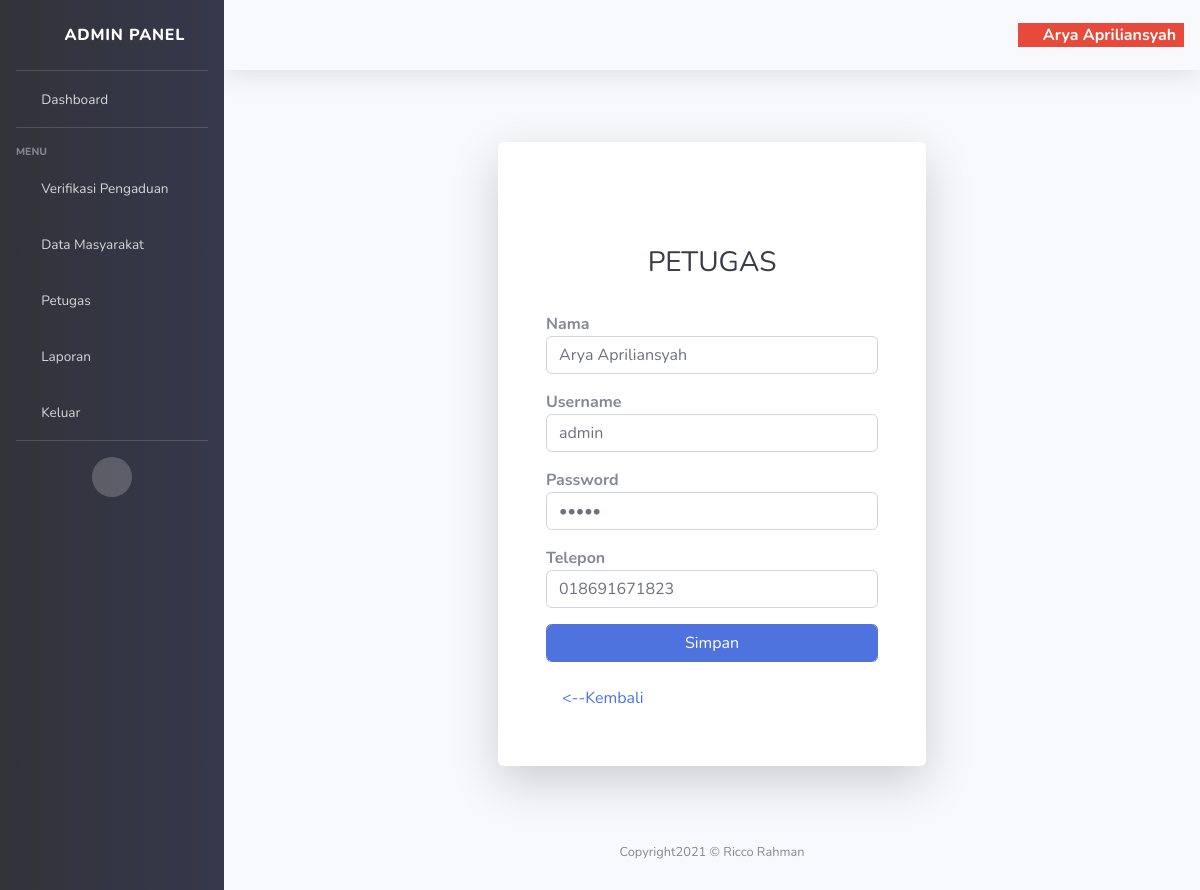
The page /admin/dashboard/?p=edit&id=1 (signed in) on the database as committed earlier.
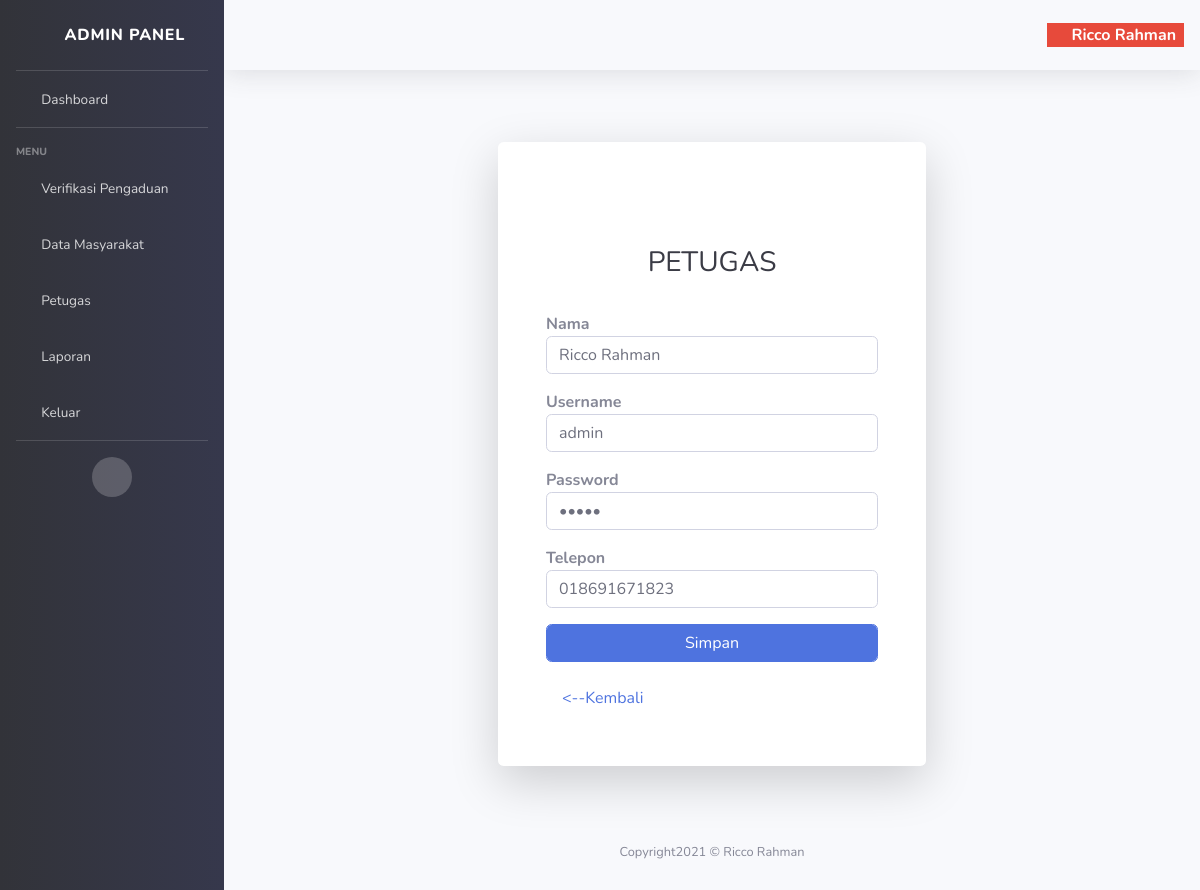
The same page on the database as committed later.
### tables this page shows
CREATE TABLE IF NOT EXISTS `petugas` (
  `id_petugas` int(11) NOT NULL AUTO_INCREMENT,
  `nama_petugas` varchar(35) NOT NULL,
  `username` varchar(25) NOT NULL,
  `password` varchar(32) NOT NULL,
  `telp_petugas` varchar(13) NOT NULL,
  `level` enum('admin','petugas') NOT NULL,
  PRIMARY KEY (`id_petugas`)
);

### admin/dashboard/edit_p.php (the view, shortened to what the changed rows need)
<?php
include_once "../../config/koneksi.php";
?>
  <div class="container">
    <div class="row justify-content-center">
      <div class="col-xl-6 col-lg-12">
        <div class="card o-hidden border-0 shadow-lg my-5">
          <div class="card-body p-0">
            <div class="row">
              <div class="col-lg-12">
                <div class="p-5">
                  <div class="text-center">
                    <i class="fas fa-user h1"></i>
                    <h1 class="h3 text-gray-900">PETUGAS</h1>
                    <br>
                  </div>
                  <?php
                  $sql = "SELECT * FROM petugas WHERE id_petugas = '{$_GET['id']}' ";
                  $query = mysqli_query($conn, $sql);
                  $d = mysqli_fetch_array($query);
                  ?>
                  <form class="user" method="post">
                    <div class="form-group">
                      <span class="font-weight-bold">Nama</span>
                      <input type="text" name="nama" class="form-control" value="<?php echo $d['nama_petugas']; ?>" required autocomplete="off">
                    </div>
                    <div class="form-group">
                      <span class="font-weight-bold">Username</span>
                      <input type="text" name="username" class="form-control" value="<?php echo $d['username']; ?>" required autocomplete="off">
                    </div>
                    <div class="form-group">
                      <span class="font-weight-bold">Password</span>
                      <input type="password" name="password" class="form-control" value="<?php echo $d['password']; ?>" required autocomplete="off" id="pass">
                    </div>
                    <div class="form-group">
                      <span class="font-weight-bold">Telepon</span>
                      <input type="tel" name="telpon" class="form-control" value="<?php echo $d['telp_petugas']; ?>" required autocomplete="off">
                    </div>
                    <div class="form-group">
                      <input type="submit" name="simpan"  class="form-control btn-primary" value="Simpan">
                    </div>
                    <a href="?p=petugas" class="nav-link"> <--Kembali</a>
                  </form>
                </div>
              </div>
            </div>
          </div>
        </div>
      </div>
    </div>
  </div>

### admin/dashboard/index.php (shortened to what the changed rows need)
<!DOCTYPE html>
<html lang="en">
<head>
  <link href="../../vendor/fontawesome-free/css/all.min.css" rel="stylesheet" type="text/css">
  <link href="../../css/admin.min.css" rel="stylesheet">
</head>
<body id="page-top">
  <div id="wrapper">
    <div id="content-wrapper" class="d-flex flex-column">
      <div id="content">
        <nav class="navbar navbar-expand bg-light topbar mb-4 static-top shadow">
          <div class="ml-auto bg-danger" width='50' heigth="50">
         <span class="text-white font-weight-bold mr-2 ml-2 mt-2 mb-2"><i class="fas fa-user"></i> <?php echo $_SESSION['nama']; ?></span>
       </div>
        </nav>
        <div class="container-fluid">
          <?php require_once "hal.php"; ?>
        </div>
      </div>
    </div>
  </div>
</body>
</html>

Rows that differ between the two databases and show on the page:
changed petugas "admin": nama "Arya Apriliansyah" → "Ricco Rahman"
Other text that changed with them:
$_SESSION['nama']: "Arya Apriliansyah" → "Ricco Rahman"
